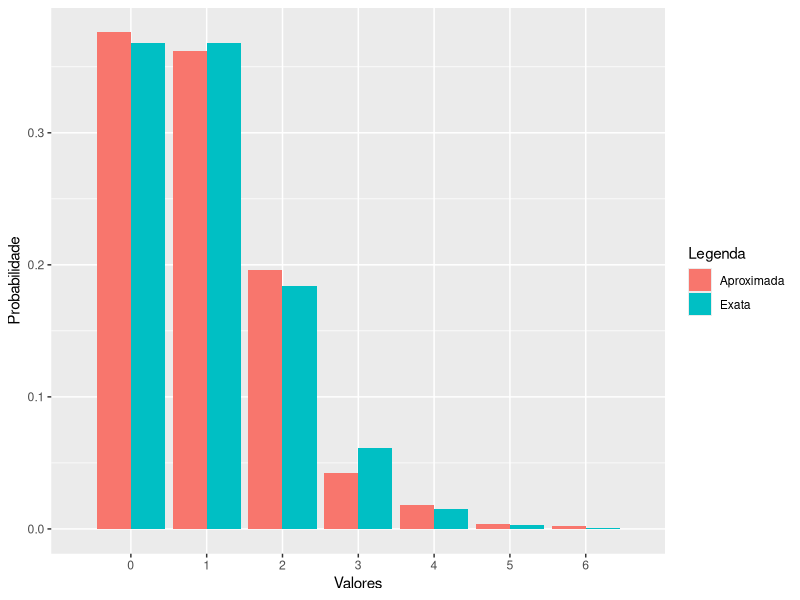
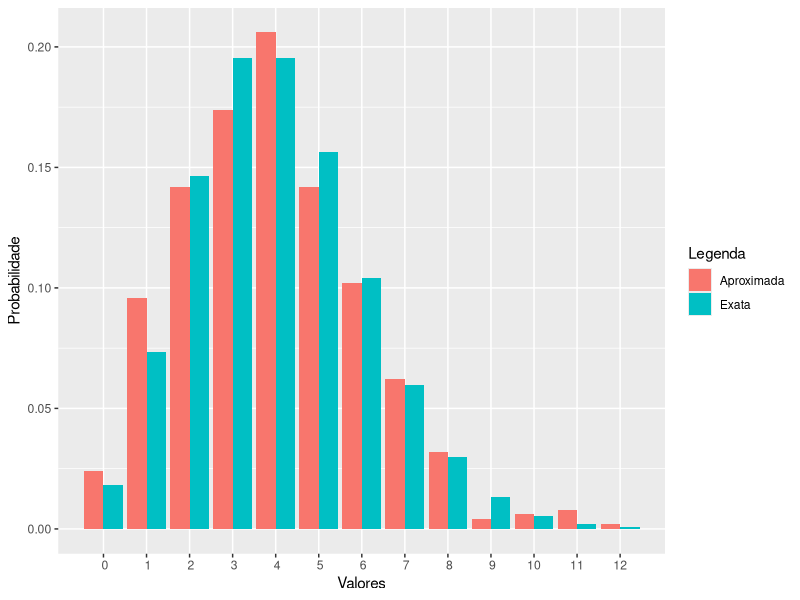
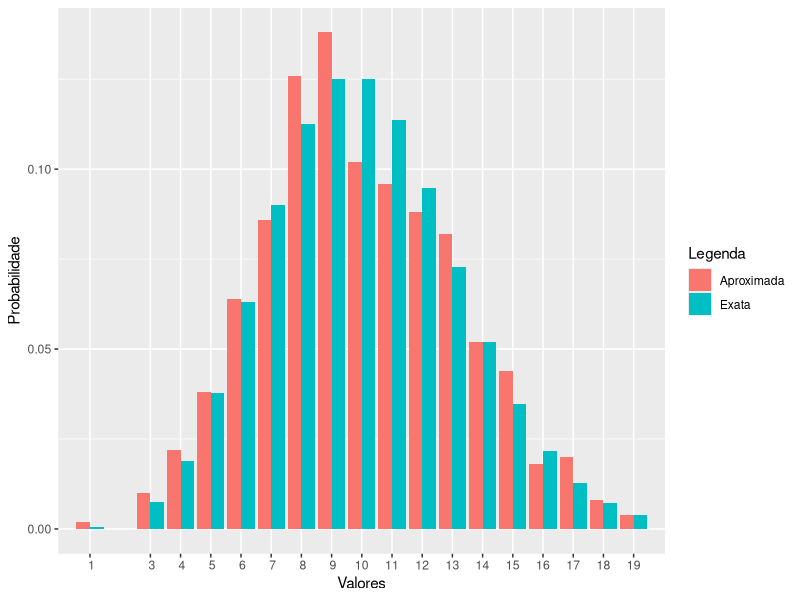
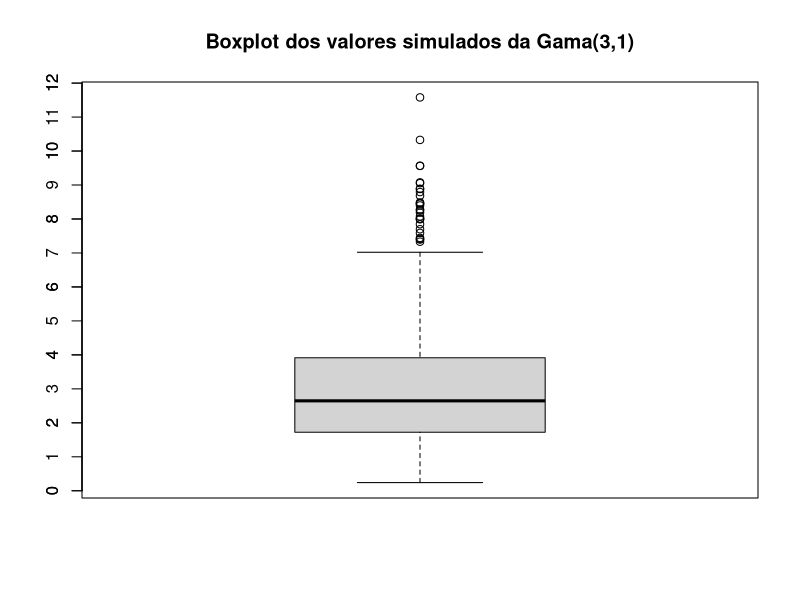

The R script that drew these images, in order:
## ---- chunk 1
knitr::opts_chunk$set(echo = TRUE, message=FALSE, warning=FALSE)
## ---- chunk 2
simula_poisson <- function(lambda){
  
    u <- runif(1,0,1) #gera valor aleatório de uma uniforme [0,1]
    p <- exp(-lambda) #função acumulada
    i <- 0 #contador do valor possível da variável aleatória
    cdf <- p #cópia da função acumulada
    
    while (TRUE) {
        
        if(u < cdf){ #verifica se u é menor do que a aplicação de u na acumulada 
            x <- i #se for, encontramos a simulação
            break}
        
        else { 
            #caso contrário, usa relação recursiva e atualiza a acumulada
            p <- lambda*p / (i + 1) 
            cdf <- cdf + p #atualiza a cópia da acumulada
            i <- i + 1} #incrementa o contador
    }
    x #retorna o valor da variável aleatória simulada
}
## ---- chunk 3
library(ggplot2)
lambda <- 1

set.seed(10)
simula <- replicate(500, simula_poisson(lambda))

tabela <- table(simula)

unicos <- sort(unique(simula))

prob_simula2 <- c()
for (i in 1:length(unicos)){
        prob_simula2<-c(prob_simula2,tabela[i]/length(simula))
}

prob_exata <- c()
for (i in unicos){
        
        prob_exata <- c(prob_exata, (lambda ** i * exp(-lambda)) / factorial(i))
}
df1 <- data.frame(Legenda = c(replicate(length(unicos), "Exata"),
                                  replicate(length(unicos),"Aproximada")), 
                  Valores = c(replicate(1, unicos)), 
                  Probabilidade = c(prob_exata,prob_simula2))

grafico <- ggplot(data=df1, aes(x=Valores, y=Probabilidade, fill=Legenda)) + 
        geom_bar(stat = "identity", position = position_dodge()) +
        scale_x_discrete("Valores", limits = (unicos))

grafico

## ---- chunk 4

media_simula <- c()
var_simula <-c()
media_simula <- c(media_simula, mean(simula))
var_simula <-c(var_simula, var(simula))
## ---- chunk 5
library(ggplot2)
lambda <- 4

set.seed(13)
simula <- replicate(500, simula_poisson(lambda))

tabela <- table(simula)

unicos <- sort(unique(simula))

prob_simula2 <- c()
for (i in 1:length(unicos)){
        prob_simula2<-c(prob_simula2,tabela[i]/length(simula))
}

prob_exata <- c()
for (i in unicos){
        
        prob_exata <- c(prob_exata, (lambda ** i * exp(-lambda)) / factorial(i))
}
df1 <- data.frame(Legenda = c(replicate(length(unicos), "Exata"),
                                  replicate(length(unicos),"Aproximada")), 
                  Valores = c(replicate(1, unicos)), 
                  Probabilidade = c(prob_exata,prob_simula2))

grafico <- ggplot(data=df1, aes(x=Valores, y=Probabilidade, fill=Legenda)) + 
        geom_bar(stat = "identity", position = position_dodge()) +
        scale_x_discrete("Valores", limits = (unicos))

grafico

## ---- chunk 6

media_simula <- c(media_simula, mean(simula))
var_simula <-c(var_simula, var(simula))
## ---- chunk 7
library(ggplot2)
lambda <- 10

set.seed(5)
simula <- replicate(500, simula_poisson(lambda))

tabela <- table(simula)

unicos <- sort(unique(simula))

prob_simula2 <- c()
for (i in 1:length(unicos)){
        prob_simula2<-c(prob_simula2,tabela[i]/length(simula))
}

prob_exata <- c()
for (i in unicos){
        
        prob_exata <- c(prob_exata, (lambda ** i * exp(-lambda)) / factorial(i))
}
df1 <- data.frame(Legenda = c(replicate(length(unicos), "Exata"),
                                  replicate(length(unicos),"Aproximada")), 
                  Valores = c(replicate(1, unicos)), 
                  Probabilidade = c(prob_exata,prob_simula2))

grafico <- ggplot(data=df1, aes(x=Valores, y=Probabilidade, fill=Legenda)) + 
        geom_bar(stat = "identity", position = position_dodge()) +
        scale_x_discrete("Valores", limits = (unicos))

grafico

## ---- chunk 8

media_simula <- c(media_simula, mean(simula))
var_simula <-c(var_simula, var(simula))
## ---- chunk 9

df_compara <- data.frame(Lambda = c(1,4,10), media_simulacao = media_simula, 
                         media_real = c(1,4,10), var_simulacao = var_simula, 
                         var_real = c(1,4,10))

df_compara
## ---- chunk 10

#inicializa vetor que guarda número de coincidência em cada simulação
lista_coincid <- c() 

set.seed(4)

for (k in 1:10000){
    
#gera números aleatórios de 1 a 100, sem reposição
embaralhadas <- sample(seq(1, 100), 100) 

#verifica quantos números coincidiram com a ordem de 1 a 100
coincid <- sum(embaralhadas == seq(1, 100))

lista_coincid[k] <- coincid

}

## ---- chunk 11

df_compara <- data.frame(media_simulacao = mean(lista_coincid), 
                         media_real = 1, var_simulacao = var(lista_coincid), 
                         var_real = 1)
df_compara
## ---- chunk 12
simula_gamma <- function(lambda){
        
        f <- function (y){1/2 * (y^2 * exp(-y))} #densidade da Gama(3,1)
        
        g <- function (y){1/3 * (exp(-(1/3) * y))} #densidade da Exp (1/3)
        
        c = 1/1.827
        
        while (TRUE) {

          u1 <- runif(1,0,1) #gera valor aleatório de uma uniforme [0,1]
          u2 <- runif(1,0,1) #gera outro valor aleatório da uniforme [0,1]
                          
          y = -3*log(u1) #simula da Exp pela Transformada Inversa
                          
          alpha = c*(f(y)/g(y)) #calcula alpha
                          
          if(u2 < alpha) { #compara se u2 é menor que alpha
                                  
              x <- y #se for, encontramos o valor simulado da Gama
              break
                        
                }
        }    
        x
}

x <- replicate(1000, simula_gamma(1/3))

## ---- chunk 13
mean(x) #média dos valores simulados
## ---- chunk 14
boxplot(x, main="Boxplot dos valores simulados da Gama(3,1)")
axis(2, seq(0,12, 1))
